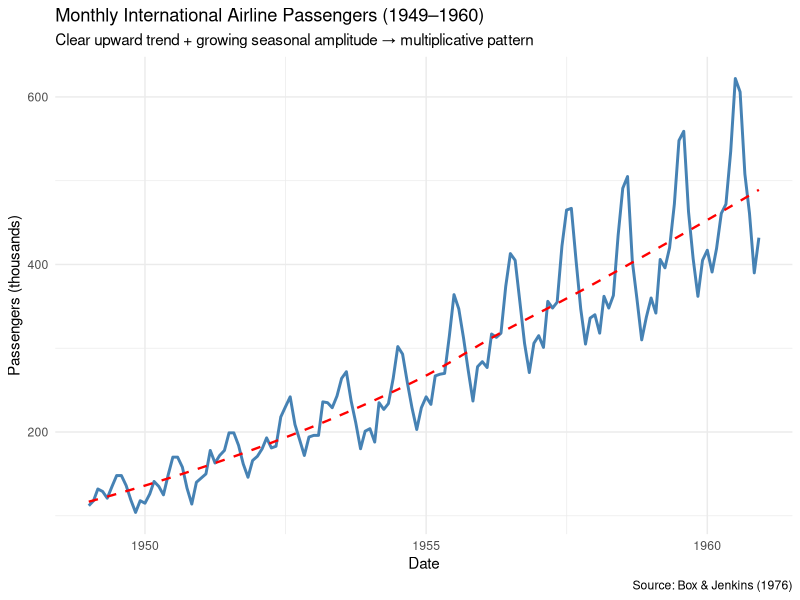
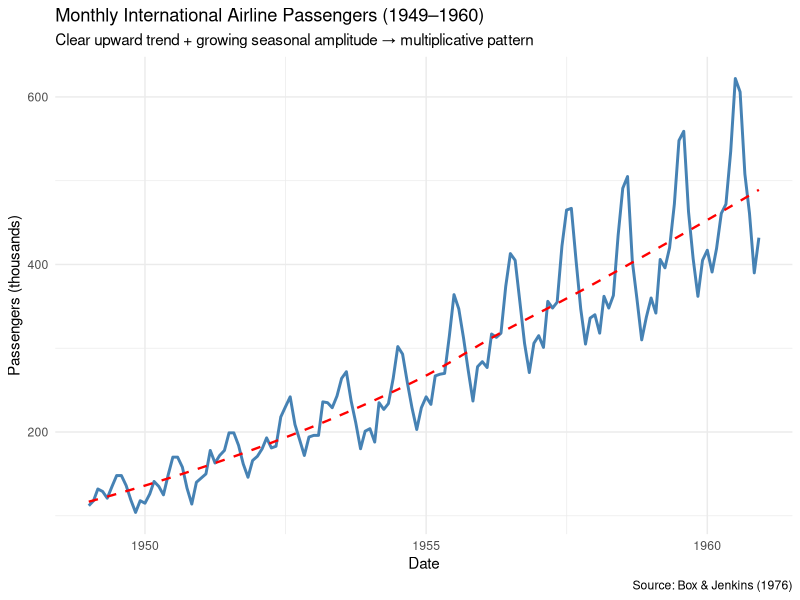
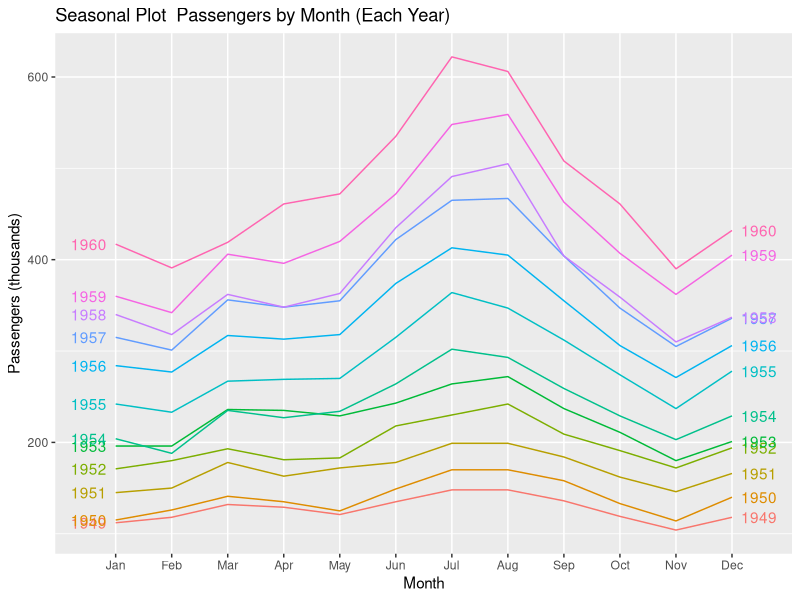
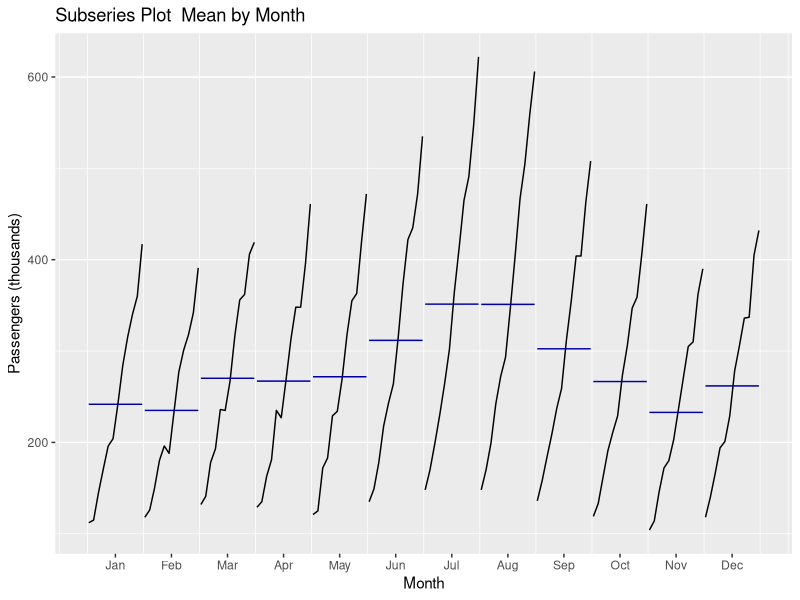

Recreate these plots in R, in order. (Note: this script raises an error after producing the figures.)
# Copyright (c) 2026 Janak Rudani. All rights reserved.
# Provenance: Jrudani21/air-passengers-timeseries/timeseries_analysis.R e278e480c5c6820c
# ============================================================
# Air Passengers: Time Series Forecasting
# STAT 4000 Portfolio Project 4  R Implementation
# Author: Jrudani21
# ============================================================
# Dataset: AirPassengers  built into base R (no download needed)
# Monthly international airline passengers, Jan 1949 – Dec 1960
# ============================================================

# ── 0. Packages ──────────────────────────────────────────────
# install.packages(c("tidyverse","forecast","tseries","ggplot2","zoo"))
library(tidyverse)
library(forecast)    # auto.arima(), forecast(), ggseasonplot()
library(tseries)     # adf.test(), kpss.test()
library(ggplot2)

# ── 1. Load Data ─────────────────────────────────────────────
data("AirPassengers")   # built-in R dataset

cat("Class:", class(AirPassengers), "\n")
cat("Start:", start(AirPassengers), "| End:", end(AirPassengers), "\n")
cat("Frequency:", frequency(AirPassengers), "(monthly)\n")
cat("Length:", length(AirPassengers), "observations\n")
cat("Range:", min(AirPassengers), "–", max(AirPassengers), "thousand passengers\n")

# Convert to tidy data frame for ggplot
air_df <- data.frame(
  date       = seq(as.Date("1949-01-01"), by = "month", length.out = 144),
  passengers = as.numeric(AirPassengers)
)

# ── 2. Time Series Plot ───────────────────────────────────────
ggplot(air_df, aes(x = date, y = passengers)) +
  geom_line(colour = "steelblue", linewidth = 1) +
  geom_smooth(method = "loess", se = FALSE, colour = "red",
              linetype = "dashed", linewidth = 0.8) +
  labs(title    = "Monthly International Airline Passengers (1949–1960)",
       subtitle = "Clear upward trend + growing seasonal amplitude → multiplicative pattern",
       x        = "Date",
       y        = "Passengers (thousands)",
       caption  = "Source: Box & Jenkins (1976)") +
  theme_minimal()
ggsave("figures/01_raw_series.png", width = 10, height = 5)

# ── 3. Seasonal Plot ─────────────────────────────────────────
png("figures/02_seasonal_plot.png", width = 800, height = 500)
ggseasonplot(AirPassengers,
             year.labels = TRUE,
             year.labels.left = TRUE,
             main = "Seasonal Plot  Passengers by Month (Each Year)",
             ylab = "Passengers (thousands)")
dev.off()

# Monthly subseries plot
png("figures/03_subseries_plot.png", width = 800, height = 500)
ggsubseriesplot(AirPassengers,
                main = "Subseries Plot  Mean by Month",
                ylab = "Passengers (thousands)")
dev.off()

# ── 4. Decomposition ─────────────────────────────────────────
# Multiplicative decomposition (amplitude grows with trend → use multiplicative)
decomp_mult <- decompose(AirPassengers, type = "multiplicative")

png("figures/04_decomposition.png", width = 900, height = 700)
plot(decomp_mult,
     main = "Multiplicative Decomposition: Trend + Seasonal + Remainder")
dev.off()

cat("\nSeasonal indices (multiplicative):\n")
print(round(decomp_mult$seasonal[1:12], 4))

# ── 5. Stationarity Testing ───────────────────────────────────
cat("\n===== STATIONARITY TESTS  RAW SERIES =====\n")
adf_raw  <- adf.test(AirPassengers)
kpss_raw <- kpss.test(AirPassengers)
cat(sprintf("ADF  test: p = %.4f  (%s)\n",
            adf_raw$p.value,
            ifelse(adf_raw$p.value < 0.05, "stationary", "non-stationary")))
cat(sprintf("KPSS test: p = %.4f  (%s)\n",
            kpss_raw$p.value,
            ifelse(kpss_raw$p.value > 0.05, "stationary", "non-stationary")))

# Log transformation to stabilise variance
log_ap <- log(AirPassengers)

# First difference of log (removes trend)
d1_log_ap <- diff(log_ap, differences = 1)

# Seasonal difference (removes seasonality)
d1_d12_log_ap <- diff(d1_log_ap, lag = 12)

cat("\n===== STATIONARITY TESTS  LOG + DIFFERENCED =====\n")
adf_diff <- adf.test(d1_d12_log_ap)
cat(sprintf("ADF  test after log + d=1 + D=1: p = %.4f  (%s)\n",
            adf_diff$p.value,
            ifelse(adf_diff$p.value < 0.05, "stationary ✓", "still non-stationary")))

# Plot transformations
png("figures/05_transformations.png", width = 900, height = 700)
par(mfrow = c(3, 1))
plot(AirPassengers,       main = "Original Series",              ylab = "Passengers")
plot(log_ap,              main = "Log Transformed",              ylab = "log(Passengers)")
plot(d1_d12_log_ap,       main = "Log + Seasonal Diff (d=1,D=1)", ylab = "Δ log(Passengers)")
abline(h = 0, col = "red", lty = 2)
dev.off()

# ── 6. ACF & PACF ────────────────────────────────────────────
png("figures/06_acf_pacf.png", width = 900, height = 500)
par(mfrow = c(1, 2))
acf(d1_d12_log_ap,  lag.max = 40, main = "ACF   log + d=1 + D=1")
pacf(d1_d12_log_ap, lag.max = 40, main = "PACF  log + d=1 + D=1")
dev.off()

# ── 7. ARIMA Model Selection ──────────────────────────────────
cat("\n===== AUTO ARIMA =====\n")
arima_model <- auto.arima(
  log(AirPassengers),
  seasonal    = TRUE,
  stepwise    = FALSE,   # exhaustive search
  approximation = FALSE,
  trace       = TRUE
)
print(arima_model)
cat(sprintf("\nSelected model: ARIMA(%d,%d,%d)(%d,%d,%d)[12]\n",
            arima_model$arma[1], arima_model$arma[6], arima_model$arma[2],
            arima_model$arma[3], arima_model$arma[7], arima_model$arma[4]))

# ── 8. Residual Diagnostics ───────────────────────────────────
png("figures/07_arima_diagnostics.png", width = 900, height = 700)
checkresiduals(arima_model)
dev.off()

lb_test <- Box.test(arima_model$residuals, lag = 24, type = "Ljung-Box")
cat(sprintf("\nLjung-Box test (lag=24): χ²=%.3f, p=%.4f\n",
            lb_test$statistic, lb_test$p.value))
cat(ifelse(lb_test$p.value > 0.05,
           "p > 0.05 → residuals are white noise ✓\n",
           "p ≤ 0.05 → residuals show remaining autocorrelation\n"))

# ── 9. Forecast 36 Months Ahead ──────────────────────────────
fc <- forecast(arima_model, h = 36)

# Back-transform from log scale
fc_df <- data.frame(
  date     = seq(as.Date("1961-01-01"), by = "month", length.out = 36),
  mean     = exp(as.numeric(fc$mean)),
  lo80     = exp(as.numeric(fc$lower[,1])),
  hi80     = exp(as.numeric(fc$upper[,1])),
  lo95     = exp(as.numeric(fc$lower[,2])),
  hi95     = exp(as.numeric(fc$upper[,2]))
)

ggplot() +
  # Historical data
  geom_line(data = air_df, aes(x = date, y = passengers),
            colour = "steelblue", linewidth = 0.9) +
  # 95% CI ribbon
  geom_ribbon(data = fc_df,
              aes(x = date, ymin = lo95, ymax = hi95),
              fill = "steelblue", alpha = 0.15) +
  # 80% CI ribbon
  geom_ribbon(data = fc_df,
              aes(x = date, ymin = lo80, ymax = hi80),
              fill = "steelblue", alpha = 0.25) +
  # Forecast line
  geom_line(data = fc_df, aes(x = date, y = mean),
            colour = "tomato", linewidth = 1, linetype = "dashed") +
  # Dividing line at forecast start
  geom_vline(xintercept = as.Date("1961-01-01"),
             linetype = "dotted", colour = "grey40") +
  annotate("text", x = as.Date("1961-06-01"), y = 150,
           label = "Forecast →", colour = "tomato", size = 3.5) +
  labs(title    = "SARIMA Forecast: International Airline Passengers",
       subtitle = sprintf("ARIMA(%d,%d,%d)(%d,%d,%d)[12] fitted on log scale, back-transformed",
                          arima_model$arma[1], arima_model$arma[6], arima_model$arma[2],
                          arima_model$arma[3], arima_model$arma[7], arima_model$arma[4]),
       x        = "Date",
       y        = "Passengers (thousands)",
       caption  = "Shaded bands: 80% and 95% prediction intervals") +
  theme_minimal()
ggsave("figures/08_forecast.png", width = 11, height = 6)

# ── 10. Hold-Out Validation ───────────────────────────────────
# Train on 1949–1958, test on 1959–1960 (24 months)
train_ts <- window(log(AirPassengers), end   = c(1958, 12))
test_ts  <- window(log(AirPassengers), start = c(1959,  1))

val_model <- auto.arima(train_ts, seasonal = TRUE,
                        stepwise = FALSE, approximation = FALSE)
val_fc    <- forecast(val_model, h = 24)

# Accuracy on hold-out
acc <- accuracy(val_fc, test_ts)
cat("\n===== HOLD-OUT ACCURACY (1959–1960) =====\n")
print(acc)
cat(sprintf("Test MAPE: %.2f%%\n", acc[2, "MAPE"]))

# ── 11. Winnipeg Weather Bonus ────────────────────────────────
# Connects directly to your Assignment 5!
# Uncomment and run if you have the weather.csv from your course

# weather <- read.csv("data/weather.csv")
# weather <- weather |> mutate(t = 1:nrow(weather))
# weather_ts <- ts(weather$maxtemp, start = c(2013, 1), frequency = 12)
#
# # Same SARIMA workflow as above
# decomp_w  <- decompose(weather_ts, type = "additive")
# arima_w   <- auto.arima(weather_ts, seasonal = TRUE)
# fc_w      <- forecast(arima_w, h = 24)
# autoplot(fc_w) +
#   labs(title = "Winnipeg Max Temperature Forecast (2023–2024)",
#        y = "Max Temperature (°C)")
# ggsave("figures/09_winnipeg_forecast.png", width = 10, height = 5)

cat("\n===== SUMMARY =====\n")
cat("Model: SARIMA on log-transformed AirPassengers\n")
cat(sprintf("AIC  = %.2f\n", arima_model$aic))
cat(sprintf("Test MAPE = %.2f%%  (hold-out 1959-1960)\n", acc[2,"MAPE"]))
cat("Ljung-Box p > 0.05 → white noise residuals ✓\n")
cat("Seasonal peaks: July–August every year ✓\n")
